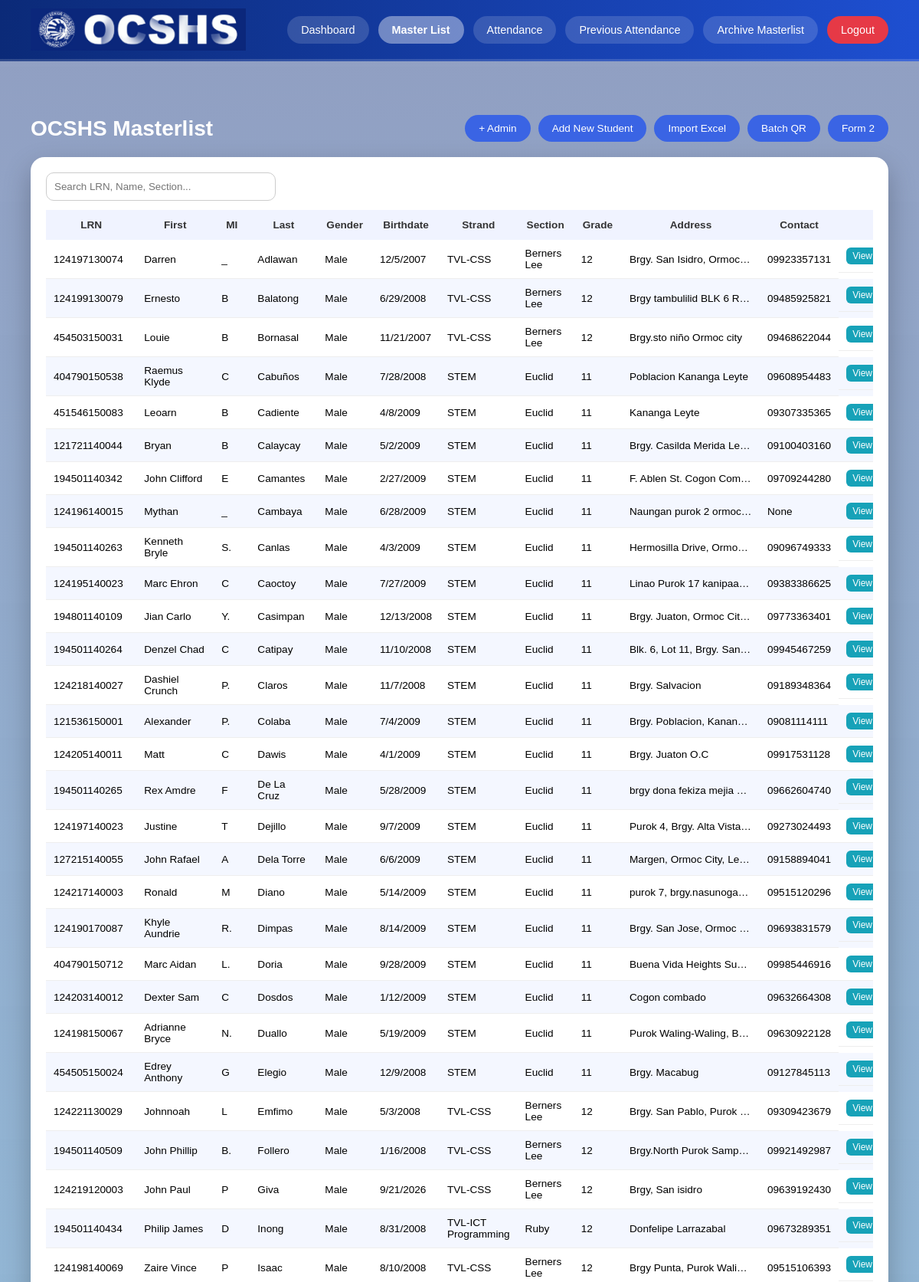
/masterlist.php (signed in, upper part), run on the app's committed database.
### tables this page shows
CREATE TABLE `masterlist` (
  `id` int(5) NOT NULL,
  `lrn` bigint(20) UNSIGNED NOT NULL,
  `firstname` varchar(50) NOT NULL,
  `lastname` varchar(50) NOT NULL,
  `mi` varchar(3) NOT NULL,
  `gender` varchar(15) NOT NULL,
  `bdate` varchar(50) NOT NULL,
  `strand` varchar(50) NOT NULL,
  `section` varchar(50) NOT NULL,
  `gradelvl` int(5) NOT NULL,
  `address` varchar(100) NOT NULL,
  `contact` varchar(50) NOT NULL,
  `generated_code` varchar(255) NOT NULL
);

### masterlist.php (the view, shortened to what this page needs)
<?php
require "config.php";
?>
<!DOCTYPE html>
<html lang="en">
<head>
<link rel="stylesheet" href="css/main.css">
</head>
<body>
<div class="header">
    <div class="header-left">
        <img src="images/logo.png" class="logo" alt="Logo">
    </div>
    <div class="nav">
        <a href="dashboard.php">Dashboard</a>
        <a href="masterlist.php" class="active">Master List</a>
        <a href="attendance_scanner.php">Attendance</a>
        <a href="attendance_history.php">Previous Attendance</a>
        <a href="archive_masterlist.php">Archive Masterlist</a>
        <a href="logout.php" class="logout">Logout</a>
    </div>
</div>
<div class="page-container">
    <div class="page-header">
        <h1>OCSHS Masterlist</h1>
        <div class="page-actions">
            <a href="admin.php" class="btn">+ Admin</a>
            <a href="addnew.php" class="btn">Add New Student</a>
            <a href="import_excel.php" class="btn">Import Excel</a>
            <a href="batch_qr.php" class="btn">Batch QR</a>
            <a href="form2.php" class="btn">Form 2</a>
        </div>
    </div>
    <div class="table-card">
        <input type="text" id="searchInput" class="table-search"
               placeholder="Search LRN, Name, Section...">
        <div class="table-responsive">
            <table class="styled-table blue-table" id="masterTable">
                <thead>
                    <tr>
                        <th>LRN</th>
                        <th>First</th>
                        <th>MI</th>
                        <th>Last</th>
                        <th>Gender</th>
                        <th>Birthdate</th>
                        <th>Strand</th>
                        <th>Section</th>
                        <th>Grade</th>
                        <th>Address</th>
                        <th>Contact</th>
                        <th>Actions</th>
                    </tr>
                </thead>
                <tbody>
                <?php
                $qry = "SELECT * FROM masterlist ORDER BY gender DESC, lastname ASC, section ASC";
                $result = mysqli_query($conn, $qry);
                while ($row = mysqli_fetch_assoc($result)) {
                ?>
                    <tr>
                        <td><?= htmlspecialchars($row['lrn']) ?></td>
                        <td><?= htmlspecialchars($row['firstname']) ?></td>
                        <td><?= htmlspecialchars($row['mi']) ?></td>
                        <td><?= htmlspecialchars($row['lastname']) ?></td>
                        <td><?= htmlspecialchars($row['gender']) ?></td>
                        <td><?= htmlspecialchars($row['bdate']) ?></td>
                        <td><?= htmlspecialchars($row['strand']) ?></td>
                        <td><?= htmlspecialchars($row['section']) ?></td>
                        <td><?= htmlspecialchars($row['gradelvl']) ?></td>
                        <td class="truncate"><?= htmlspecialchars($row['address']) ?></td>
                        <td><?= htmlspecialchars($row['contact']) ?></td>
                        <td class="actions">
                            <a href="addinfo.php?id=<?= $row['id'] ?>" class="btn-sm view">View</a>
                        </td>
                    </tr>
                <?php } ?>
                </tbody>
            </table>
        </div>
    </div>
</div>
</body>
</html>

### css/main.css (style rules this page uses)
* { margin: 0; padding: 0; box-sizing: border-box; font-family: Arial, Helvetica, sans-serif; }
body::before { content: ""; position: fixed; inset: 0; background: linear-gradient( rgba(11, 42, 120, 0.45), rgba(58, 186, 228, 0.55) ); z-index: -1; }
.header { position: fixed; top: 0; width: 100%; height: 80px; background: linear-gradient(to right, #0b2a78, #1e4fd1); display: flex; align-items: center; justify-content: space-between; padding: 0 40px; border-bottom: 3px solid rgba(255,255,255,0.15); z-index: 1000; }
.header-left { display: flex; align-items: center; }
.logo { height: 55px; }
.nav { display: flex; gap: 12px; }
.nav a { text-decoration: none; color: white; padding: 10px 18px; border-radius: 100px; font-size: 0.9em; background: rgba(255,255,255,0.15); transition: 0.3s; }
.nav a.active { background: rgba(255,255,255,0.4); font-weight: bold; }
.logout { background: #e63946 !important; }
.page-container { margin-top: 120px; padding: 30px 40px; }
.page-header { display: flex; justify-content: space-between; align-items: center; margin-bottom: 20px; }
.page-header h1 { color: white; font-size: 28px; }
.page-actions { display: flex; gap: 10px; }
.btn { background: #3A64E4; color: white; padding: 10px 18px; border-radius: 100px; text-decoration: none; font-size: 0.85em; border: none; cursor: pointer; }
.table-card { background: white; border-radius: 18px; padding: 20px; box-shadow: 0 15px 35px rgba(0,0,0,0.25); }
.table-responsive { overflow-x: auto; }
.table-search { width: 300px; padding: 10px; margin-bottom: 12px; border-radius: 10px; border: 1px solid #ccc; }
.styled-table { width: 100%; border-collapse: collapse; font-size: 0.85em; }
.styled-table th { padding: 12px; background: #f0f3ff; color: #333; }
.styled-table td { padding: 10px; border-bottom: 1px solid #eee; }
.blue-table thead { background: linear-gradient(90deg, #3a64e4, #4f7cff); color: #fff; }
.blue-table tbody tr:nth-child(even) { background: #f4f7ff; }
.actions { display: flex; gap: 6px; justify-content: center; }
.btn-sm { padding: 4px 8px; border-radius: 6px; font-size: 12px; text-decoration: none; color: white; }
.btn-sm.view { background: #17a2b8; }
.truncate { max-width: 180px; white-space: nowrap; overflow: hidden; text-overflow: ellipsis; }

### data on the page
masterlist: lrn "124197130074", firstname "Darren", mi "_", lastname "Adlawan", gender "Male", bdate "12/5/2007", strand "TVL-CSS", section "Berners Lee", gradelvl "12", address "Brgy. San Isidro, Ormoc…", contact "09923357131"
masterlist: lrn "124199130079", firstname "Ernesto", mi "B", lastname "Balatong", gender "Male", bdate "6/29/2008", strand "TVL-CSS", section "Berners Lee", gradelvl "12", address "Brgy tambulilid BLK 6 R…", contact "09485925821"
masterlist: lrn "454503150031", firstname "Louie", mi "B", lastname "Bornasal", gender "Male", bdate "11/21/2007", strand "TVL-CSS", section "Berners Lee", gradelvl "12", address "Brgy.sto niño Ormoc city", contact "09468622044"
masterlist: lrn "404790150538", firstname "Raemus Klyde", mi "C", lastname "Cabuños", gender "Male", bdate "7/28/2008", strand "STEM", section "Euclid", gradelvl "11", address "Poblacion Kananga Leyte", contact "09608954483"
masterlist: lrn "451546150083", firstname "Leoarn", mi "B", lastname "Cadiente", gender "Male", bdate "4/8/2009", strand "STEM", section "Euclid", gradelvl "11", address "Kananga Leyte", contact "09307335365"
masterlist: lrn "121721140044", firstname "Bryan", mi "B", lastname "Calaycay", gender "Male", bdate "5/2/2009", strand "STEM", section "Euclid", gradelvl "11", address "Brgy. Casilda Merida Le…", contact "09100403160"
masterlist: lrn "194501140342", firstname "John Clifford", mi "E", lastname "Camantes", gender "Male", bdate "2/27/2009", strand "STEM", section "Euclid", gradelvl "11", address "F. Ablen St. Cogon Com…", contact "09709244280"
masterlist: lrn "124196140015", firstname "Mythan", mi "_", lastname "Cambaya", gender "Male", bdate "6/28/2009", strand "STEM", section "Euclid", gradelvl "11", address "Naungan purok 2 ormoc…", contact "None"
masterlist: lrn "194501140263", firstname "Kenneth Bryle", mi "S.", lastname "Canlas", gender "Male", bdate "4/3/2009", strand "STEM", section "Euclid", gradelvl "11", address "Hermosilla Drive, Ormo…", contact "09096749333"
masterlist: lrn "124195140023", firstname "Marc Ehron", mi "C", lastname "Caoctoy", gender "Male", bdate "7/27/2009", strand "STEM", section "Euclid", gradelvl "11", address "Linao Purok 17 kanipaa…", contact "09383386625"
masterlist: lrn "194801140109", firstname "Jian Carlo", mi "Y.", lastname "Casimpan", gender "Male", bdate "12/13/2008", strand "STEM", section "Euclid", gradelvl "11", address "Brgy. Juaton, Ormoc Cit…", contact "09773363401"
masterlist: lrn "194501140264", firstname "Denzel Chad", mi "C", lastname "Catipay", gender "Male", bdate "11/10/2008", strand "STEM", section "Euclid", gradelvl "11", address "Blk. 6, Lot 11, Brgy. San…", contact "09945467259"
masterlist: lrn "124218140027", firstname "Dashiel Crunch", mi "P.", lastname "Claros", gender "Male", bdate "11/7/2008", strand "STEM", section "Euclid", gradelvl "11", address "Brgy. Salvacion", contact "09189348364"
masterlist: lrn "121536150001", firstname "Alexander", mi "P.", lastname "Colaba", gender "Male", bdate "7/4/2009", strand "STEM", section "Euclid", gradelvl "11", address "Brgy. Poblacion, Kanan…", contact "09081114111"
masterlist: lrn "124205140011", firstname "Matt", mi "C", lastname "Dawis", gender "Male", bdate "4/1/2009", strand "STEM", section "Euclid", gradelvl "11", address "Brgy. Juaton O.C", contact "09917531128"
masterlist: lrn "194501140265", firstname "Rex Amdre", mi "F", lastname "De La Cruz", gender "Male", bdate "5/28/2009", strand "STEM", section "Euclid", gradelvl "11", address "brgy dona fekiza mejia…", contact "09662604740"
masterlist: lrn "124197140023", firstname "Justine", mi "T", lastname "Dejillo", gender "Male", bdate "9/7/2009", strand "STEM", section "Euclid", gradelvl "11", address "Purok 4, Brgy. Alta Vista…", contact "09273024493"
masterlist: lrn "127215140055", firstname "John Rafael", mi "A", lastname "Dela Torre", gender "Male", bdate "6/6/2009", strand "STEM", section "Euclid", gradelvl "11", address "Margen, Ormoc City, Leyte", contact "09158894041"
masterlist: lrn "124217140003", firstname "Ronald", mi "M", lastname "Diano", gender "Male", bdate "5/14/2009", strand "STEM", section "Euclid", gradelvl "11", address "purok 7, brgy.nasunoga…", contact "09515120296"
masterlist: lrn "124190170087", firstname "Khyle Aundrie", mi "R.", lastname "Dimpas", gender "Male", bdate "8/14/2009", strand "STEM", section "Euclid", gradelvl "11", address "Brgy. San Jose, Ormoc…", contact "09693831579"
masterlist: lrn "404790150712", firstname "Marc Aidan", mi "L.", lastname "Doria", gender "Male", bdate "9/28/2009", strand "STEM", section "Euclid", gradelvl "11", address "Buena Vida Heights Su…", contact "09985446916"
masterlist: lrn "124203140012", firstname "Dexter Sam", mi "C", lastname "Dosdos", gender "Male", bdate "1/12/2009", strand "STEM", section "Euclid", gradelvl "11", address "Cogon combado", contact "09632664308"
masterlist: lrn "124198150067", firstname "Adrianne Bryce", mi "N.", lastname "Duallo", gender "Male", bdate "5/19/2009", strand "STEM", section "Euclid", gradelvl "11", address "Purok Waling-Waling, B…", contact "09630922128"
masterlist: lrn "454505150024", firstname "Edrey Anthony", mi "G", lastname "Elegio", gender "Male", bdate "12/9/2008", strand "STEM", section "Euclid", gradelvl "11", address "Brgy. Macabug", contact "09127845113"
masterlist: lrn "124221130029", firstname "Johnnoah", mi "L", lastname "Emfimo", gender "Male", bdate "5/3/2008", strand "TVL-CSS", section "Berners Lee", gradelvl "12", address "Brgy. San Pablo, Purok…", contact "09309423679"
masterlist: lrn "194501140509", firstname "John Phillip", mi "B.", lastname "Follero", gender "Male", bdate "1/16/2008", strand "TVL-CSS", section "Berners Lee", gradelvl "12", address "Brgy.North Purok Samp…", contact "09921492987"
masterlist: lrn "124219120003", firstname "John Paul", mi "P", lastname "Giva", gender "Male", bdate "9/21/2026", strand "TVL-CSS", section "Berners Lee", gradelvl "12", address "Brgy, San isidro", contact "09639192430"
masterlist: lrn "194501140434", firstname "Philip James", mi "D", lastname "Inong", gender "Male", bdate "8/31/2008", strand "TVL-ICT Programming", section "Ruby", gradelvl "12", address "Donfelipe Larrazabal", contact "09673289351"
masterlist: lrn "124198140069", firstname "Zaire Vince", mi "P", lastname "Isaac", gender "Male", bdate "8/10/2008", strand "TVL-CSS", section "Berners Lee", gradelvl "12", address "Brgy Punta, Purok Wali…", contact "09515106393"
